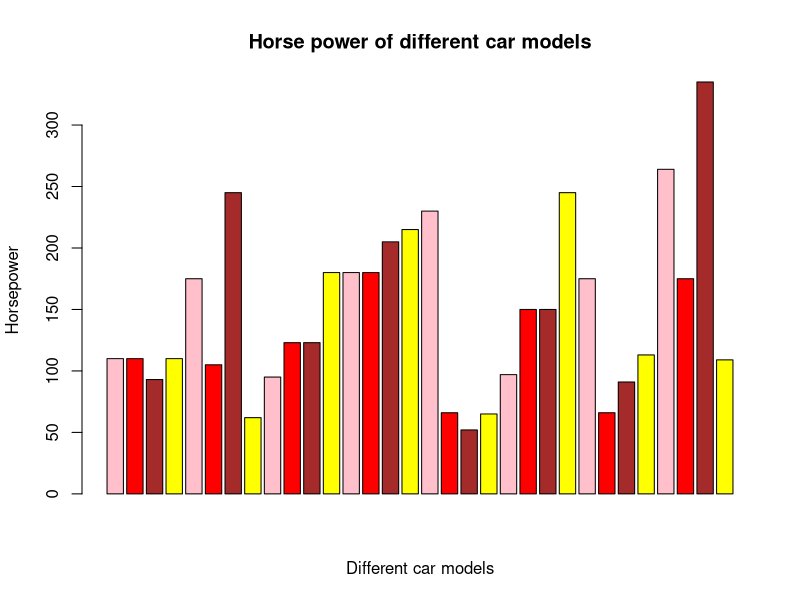

R code for this plot:
barplot(mtcars$hp,
        xlab = "Different car models",
        ylab="Horsepower",
        main = "Horse power of different car models",
        col = c("pink","red","brown","yellow"))